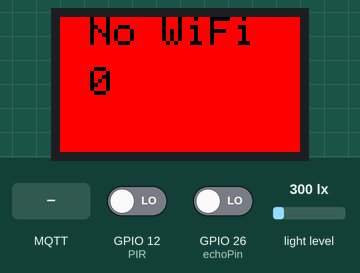
A sketch run on a simulated ESP32. Parts: 240×135 colour display. Wiring (inferred from the names in the program): BH1750 light sensor at I2C address 0x23. The inputs (shaded band) are chosen by the test bench; at power-on: GPIO 12 (PIR) LOW, GPIO 26 (echoPin) LOW, light level 300 lx. WiFi joins after 1.5 s; servers stay silent unless stated; no MQTT or app messages arrive unless stated; what the sketch prints to the serial monitor is not drawn.

Above: at 3.1 s.
3.2 s: GPIO 12 (PIR) driven HIGH
At 14.64 s:
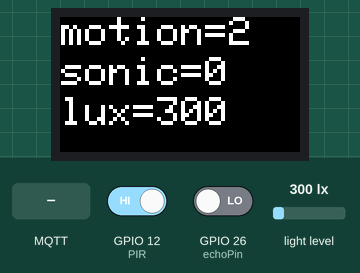
15.6 s: MQTT message "shade" arrives on the second subscribed topic
At 17.0 s:
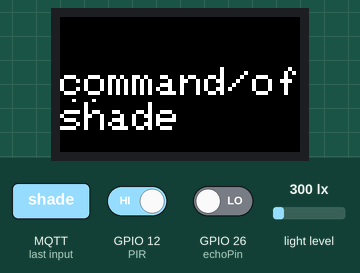
25.5 s: MQTT message "motion_threshold" arrives on the second subscribed topic
At 26.9 s:
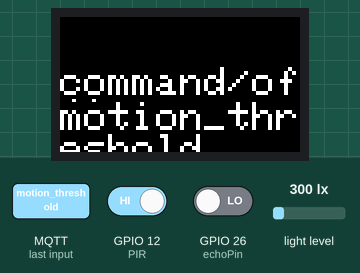
35.3 s: MQTT message "print" arrives on the first subscribed topic
At 36.0 s:
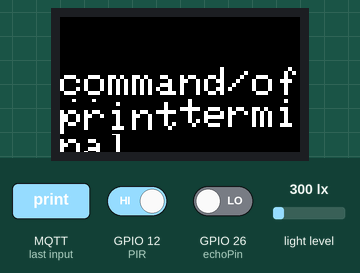
40.4 s: MQTT message "motion" arrives on the second subscribed topic
At 41.0 s:
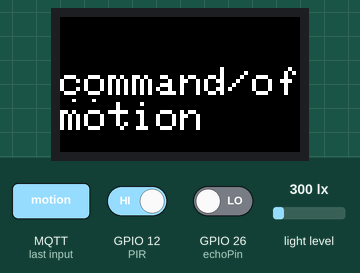
45.1 s: MQTT message "light" arrives on the second subscribed topic
At 48.2 s:
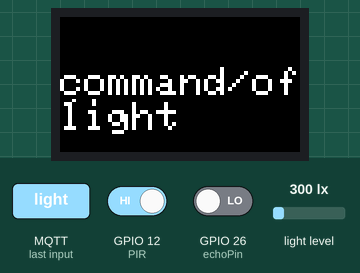
Timing chart, 0 to 49.7 s (numbered marks = the images above; inputs shaded):
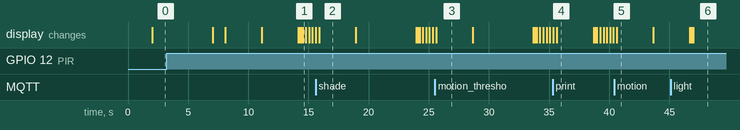

The sketch:

PIR_Sonic.ino
```cpp
//  Arduino Light & PIR Motion Sensors
//  Sam Portillo

//  PIR & Light Sensor
//  Features:
//    Terminal & MQTT
//  05/01/2021
//  05/26/2021  - TTGO T-Display
//  Board → TTGO T1 → ic2 does not work.
//  Board → ESP32 Arduino  → TTGO LoRa32-OLED V1
//                          → M5Stack-Core-ESP32
//#include <Arduino.h>
#include <WiFi.h>
#include <PubSubClient.h>
#include <Wire.h>
#define BH1750a 0x23

bool is_espTTGO = true;

// Replace the next variables with your SSID/Password combination
//const char* ssid = "BEAR-2.4";
//const char* password = "3393bear";
//const char* mqtt_server   = "10.1.10.183";

//const char* ssid          = "X50";
//const char* password      = "996summerfun";
const char* ssid          = "Victorious";
const char* password      = "2019summerfun";
const char* mqtt_server   = "10.0.0.12";


//  TTGO
#include "Terminal_TTGO.h"
Terminal_TTGO t( mqtt_server );
int PIR = 12;   // TTGO T-Display Works
int fontsize = 1;     //  ttgo
#define trigPin 27
#define echoPin 26


//  M5Stack
//#include "Terminal_M5_Stack.h"
//Terminal_M5_Stack t( mqtt_server );    // M5 Stack
//int PIR = 2;      // BEAR M5Stack
//int fontsize = 4;


//    OFFICE
const char* client_name           = "Office_sensors_TTGO";
//const char* client_name           = "Office_sensors_M5Stack";
const char* publish_topic         = "office";
const char* publish_topic_sonic         = "office/sonic";
const char* publish_topic_pir         = "office/pir";
const char* publish_topic_lux         = "office/lux";

const char* subscription_terminal = "command/office/terminal";
const char* subscription_sensor   = "command/office";


//    SHOP
//const char* client_name           = "Shop";
//const char* publish_topic         = "shop";
//const char* subscription_terminal = "command/shop/terminal";
//const char* subscription_sensor   = "command/shop";


WiFiClient espClient;
PubSubClient client(espClient);

String s;
String mv = "motion=";
String lv = "lux=";
String sv = "sonic=";
uint16_t lux;
uint16_t llux = 0;
int ld = 0;
int shade = 20;
bool motion;
unsigned long start_time = 0;
unsigned long last_time = 0;
int motion_count = 0;
//unsigned long previousMillis = 0;
unsigned long interval = 1000;      //  Allowed time to pass with no motion.
int motion_threshold = 1;

void setup_WiFi()
{
  t.fill_screen( TFT_RED );
  t.TFT_setTextColor( TFT_BLACK, TFT_RED );
  t.lcd_display( 30, 0, fontsize, 0, "No WiFi" );
  Serial.println();
  Serial.print("Connecting to ");
  Serial.println(ssid);

  int c = 0;
  while ( WiFi.status() != WL_CONNECTED )
  {
    t.lcd_display( 30, 50, fontsize, 0, String( c++ ) );
    WiFi.begin(ssid, password);         //  07/08/2021  WiFi crashed, may have been stuck in a loop.
    delay( 5000 );                      //  2000 is not enough but 3000 is.
    Serial.print(".");
  }

  if ( WiFi.status() == WL_CONNECTED )
  {
    Serial.println("");
    Serial.println("WiFi connected");
    Serial.println("IP address: ");
    Serial.println(WiFi.localIP());
    IPAddress broadCast = WiFi.localIP();
    Serial.println( broadCast );

    t.TFT_setTextColor( TFT_WHITE, TFT_BLACK );
    t.fill_screen( TFT_GREEN );
    t.lcd_display( 60, 0, fontsize, 1000, "WiFi" );
    t.lcd_display( 0, 50, fontsize, 3000, IpAddress2String( broadCast ) );
  }
}


String IpAddress2String(const IPAddress& ipAddress)
{
  return String(ipAddress[0]) + String(".") +\
  String(ipAddress[1]) + String(".") +\
  String(ipAddress[2]) + String(".") +\
  String(ipAddress[3])  ;
}

//void wifi_connect()
//{
//  unsigned long currentMillis = millis();
//  // if WiFi is down, try reconnecting
//  if ((WiFi.status() != WL_CONNECTED) && (currentMillis - previousMillis >=interval)) {
//
////      setup_wifi();
////  client.setServer(mqtt_server, 1883);
////  client.setCallback(callback);
//
//    Serial.print(millis());
//    Serial.println("Reconnecting to WiFi...");
//    WiFi.disconnect();
//    WiFi.reconnect();
//    previousMillis = currentMillis;
//  }
//}
//
void publish_message( const char* topic, String s )
{
  Serial.println( s );
  char message[ 50 ];
  //  s.toCharArray(message, s.length() );
  t.string_to_charArray( s, message );
  client.publish( topic, message );
}

void callback(char* topicc, byte* message_b, unsigned int length)
{
  String topic = String( topicc );
  Serial.print("Message arrived on topic: ");
  Serial.println(topic);
  Serial.print("Message: ");
  String message;

  for (int i = 0; i < length; i++)
  {
    Serial.print((char)message_b[i]);
    message += (char)message_b[i];
  }
  Serial.println();
  Serial.print( message );

  t.fill_screen( TFT_BLACK );
  t.lcd_display( 0, 50, 1, 0, topic );
  t.lcd_display( 0, 85, 1, 3000, message );
  t.fill_screen( TFT_BLACK );

  if ( topic.equals( subscription_terminal ) )
  {
      t.command( topic, message );
  }

  if ( topic.equals( subscription_sensor ) )
  {
        String c  = t.getNext( message, '=' );

        if ( c.equals("motion") )
        {
            String p = mv + motion;
            Serial.println( p );
            publish_message( publish_topic_pir, p );
            t.lcd_display( 10, 80, fontsize, 3000, p );
        }

        if ( c.equals("light") )
        {
            String p = lv + lux;
            Serial.println( p );
            publish_message( publish_topic_lux, p );
            t.lcd_display( 10, 80, fontsize, 1000, p );
        }

        if ( c.equals("shade") )
        {
            shade = message.toInt();
            //            shade = s.substring(6, s.length() ).toInt();
            String shv = "shade=" + String( shade );
            //            String shv = "set shade=";    // Works
            Serial.println( shv );
            t.lcd_display( 1, 80, fontsize, 5000, shv );
            publish_message( publish_topic, shv );
        }


        if ( c.equals("motion_threshold") )
        {
            motion_threshold = message.toInt();
            String mt = "mt=" + String( motion_threshold );
            String p = "motion_threshold=" + String( motion_threshold );
            Serial.println( mt );
            t.lcd_display( 1, 80, fontsize, 5000, mt );
            publish_message( publish_topic_pir, p );
        }

  }

}

void setup_sensors()
{
  Wire.begin();
  Wire.setClock( 400000L );
  Wire.beginTransmission( BH1750a );
  Wire.write( 0x10 );
  Wire.endTransmission();
  delay( 1800 );

  pinMode(PIR, INPUT);


  pinMode(trigPin, OUTPUT);
  pinMode(echoPin, INPUT);
  digitalWrite( echoPin, HIGH );


}

uint16_t luminosite(){
  uint16_t lux;
  Wire.requestFrom( BH1750a, 2 );
  while( Wire.available() )
  {
    lux = Wire.read();
    lux<<=8;
    lux = lux + Wire.read();
  }

  Wire.endTransmission();
  lux = lux / 1.2;
  return lux;
}

void setup()
{
  //  Serial.begin( 115200 );         // Need to comment out for M5Stack !!!!!!!!!!!!!!!!!!!!!!!!!!!!!!!!!!!!!!!!!!!!!!!!!!!!!!!!!
  Serial.println("Starting...");
  client.setServer(mqtt_server, 1883);
  client.setCallback(callback);
  setup_sensors();
  Serial.println("end setup");
}


void reconnect()
{
    Serial.print("Attempting MQTT connection...");
    if (client.connect( client_name ))
    {
      Serial.println("connected");
      client.subscribe( subscription_terminal );
      client.subscribe( subscription_sensor );
    } else
    {
      Serial.print("failed, rc=");
      Serial.print(client.state());
      Serial.println(" try again in 5 seconds");
      delay(5000);
    }

    if (!client.connected())
    {
        t.fill_screen( TFT_RED );
        t.TFT_setTextColor( TFT_BLACK, TFT_RED );
        t.lcd_display( 30, 0, fontsize, 0, "No MQTT" );

        checkConnections();
    }


      t.TFT_setTextColor( TFT_WHITE, TFT_BLACK );
      t.lcd_display( 0, 100, fontsize, 3000, "MQTT Conne" );
      t.fill_screen( TFT_BLACK );
}


void checkConnections()
{
  if ( WiFi.status() != WL_CONNECTED )
  {
    setup_WiFi();
  }

  if ( !client.connected() )
  {
    reconnect();
  }
  client.loop();
}


void loop()
{
  checkConnections();
  t.checkFlash();
  read_sensors();


  if ( motion_count > 0 )
  {
    int lapse = millis() - last_time;
    if ( lapse > interval )
    {
      motion_count = 0;
      t.fill_screen( TFT_BLACK );
    }
  }

  //  Serial.println(".");
  delay( 100 );
}

void read_sensors()
{
  motion = digitalRead(PIR);
  if( motion )
  {
    if ( motion_count == 0 )
    {
        start_time = millis();
        t.fill_screen( TFT_BLACK );
    }
    last_time = millis();
    motion_count++;

    Serial.println("Presence Detected");
//    t.lcd_display( 10, 80, fontsize, 0, "MOTION" );
//    t.lcd_display( 10, 120, fontsize, 0, String( motion_count ) );

    String pmotion = mv + motion_count;
    t.lcd_display( 1, 0, fontsize, 0, "         " );
//    t.lcd_display( 1, 0, fontsize, 0, pmotion );
    t.lcd_display( 1, 0, fontsize, 0, pmotion );


    if ( motion_count >= motion_threshold )
    {
        String p = mv + motion_count;
        Serial.println( p );
        publish_message( publish_topic_pir, String( motion_count) );
    }
  }

//  if ( motion_count == 0 )
  if ( true )
  {
      lux = luminosite();
//      int d = abs( lux - llux );
//      int dd = 2 * d;
//      double per = d / lux;
      String p = lv + lux;
      if ( lux > 2 * llux || lux < llux / 2)
      {
          llux = lux;

          Serial.println( p );
          publish_message( publish_topic_lux, String( lux ) );
      }
      t.lcd_display( 1, 80, fontsize, 0, "            " );
      t.lcd_display( 1, 80, fontsize, 0, p );


    int d = get_sonic();
    p = sv + d;
    Serial.println( d );
      t.lcd_display( 1, 40, fontsize, 0, "         " );
      t.lcd_display( 1, 40, fontsize, 0, p );

      if ( d > 2 * ld || d < ld / 2)
      {
          ld = d;

//          Serial.println( p );
          publish_message( publish_topic_sonic, String( d ) );
      }


  }
}


int get_sonic() {
  // Clear the trigPin by setting it LOW:
  digitalWrite(trigPin, LOW);
  //  delayMicroseconds(5);
  delay( 10 );

  // Trigger the sensor by setting the trigPin high for 10 microseconds:
  digitalWrite(trigPin, HIGH);
  //  delayMicroseconds(10);
  delay( 10 );
  digitalWrite(trigPin, LOW);

  // Read the echoPin. pulseIn() returns the duration (length of the pulse) in microseconds:
  long duration = pulseIn(echoPin, HIGH, 100000);

  // Calculate the distance:
  int distance = duration*0.034/2;
  return distance;
}
```

Terminal_TTGO.h
```cpp
//  Arduino MQTT Terminal class
//  Sam Portillo
//  05/01/2021

//References:
//https://www.youtube.com/watch?v=UE1mtlsxfKM


//#include "Free_Fonts.h" // Include the header file attached to this sketch
#include <TFT_eSPI.h> // Graphics and font library for ST7735 driver chip
#include <SPI.h>

TFT_eSPI tft = TFT_eSPI();  // Tools  → Manage Libraries  → Search TFT_eSPI   by Bodmer
//, pins defined in User_Setup.h

#define TFT_GREY 0x5AEB // New colour

//Odd font sizes do not work.
//Works up to size 4.
//print=20,40,4,0,Sammy
//print=100,200,1,0,Sammy     // Max
//print=0,80,2,0,door/1/1


class Terminal_TTGO
{
  public:
    // Add your MQTT Broker IP address, example:
    //    const char* mqtt_server;      // Not used
    String s;
    bool flash        = false;
    int flash_color1  = 1600;
    int flash_color2  = 31;
    bool flash_on     = false;
    bool lcd          = true;
    int x = 20;
    int y = 150;
    int font_size = 4;
    String publish_string;

    Terminal_TTGO( const char * c )
    {
      //        mqtt_server = c;
      tft.init();
      tft.setRotation(1);
      tft.fillScreen(TFT_GREY);

      // Set "cursor" at top left corner of display (0,0) and select font 2
      // (cursor will move to next line automatically during printing with 'tft.println'
      //  or stay on the line is there is room for the text with tft.print)
      tft.setCursor(0, 0);
      // Set the font colour to be white with a black background, set text size multiplier to 1
      tft.setTextColor(TFT_WHITE,TFT_BLACK);
      tft.setTextSize( font_size );
    }

    void command( String topic, String s )
    {
        String c  = getNext( s, '=' );
        if ( c.equals("print") )
        {
          int x = getNext( s, ',' ).toInt();
          int y = getNext( s, ',' ).toInt();
          int fontsize = getNext( s, ',' ).toInt();
          int d = getNext( s, ',' ).toInt();
          s = getNext( s, ',' );
          lcd_display( x, y, fontsize, d, s );
        }

        if ( c.equals("clear") )
        {
          flash = false;
          //      M5.Lcd.clear();
          tft.setTextColor( TFT_WHITE, TFT_BLACK );
          tft.fillScreen( TFT_BLACK );
        }


        if ( c.equals("flash") )
        {
          flash_color1 = getNext( s, ',' ).toInt();
          flash_color2 = s.toInt();
          Serial.println( flash_color1 );
          Serial.println( flash_color2 );
          flash = true;
        }
    }

    void checkFlash()
    {
     if ( flash )
     {
      if ( flash_on )
        {
          flash_on = false;
          tft.fillScreen( flash_color1 );
          Serial.println( flash_color1 );
        }
      else
      {
        flash_on = true;
        tft.fillScreen( flash_color2 );
        Serial.println( flash_color2 );
      }
      delay( 1000 );
     }
    }

  void lcd_display(int x2, int y2, int font_size2, int d2, String s2)
  {
    if (lcd)
    {
        //      M5.Lcd.setCursor( x2, y2 );
        //      M5.Lcd.setTextSize( font_size2 );
        //      M5.Lcd.println( s2 );
        //        tft.setFreeFont(TT1);     // Select the orginal small TomThumb font
        tft.setCursor( x2, y2, font_size2 );
        tft.println( s2 );
    }
    else
      Serial.println(s2);

    delay(d2);
  }

  String getNext( String &s, char d )
  {
    int i   = s.indexOf( d );
    String x  = s.substring( 0, i );
    Serial.println( "x=" + x );
    Serial.println( s );
    s = s.substring( i + 1, s.length() );
    return x;
  }


  void fill_screen(int color)
  {
      tft.fillScreen( color );
  }

  void TFT_setTextColor( int font_color, int back_font_color )
  {
    tft.setTextColor( font_color, back_font_color );
  }

//  void stdString_to_charArray(std::string s, char* c)
//  {
//      //    char c[50];
//      int i = 0;
//      for (; i < s.length(); i++)
//      {
//          c[i] = s.at(i);
//      }
//      c[i] = '\0';
//      Serial.print("c=");
//      Serial.println( c );
//  }

  void string_to_charArray( String s, char* c )
  {
      int i = 0;
      for (; i < s.length(); i++)
      {
          c[i] = s.charAt(i);
      }
      c[i] = '\0';
  }

};


// Default color definitions
//#define TFT_BLACK       0x0000      /*   0,   0,   0 */         0
//#define TFT_NAVY        0x000F      /*   0,   0, 128 */         15
//#define TFT_DARKGREEN   0x03E0      /*   0, 128,   0 */
//#define TFT_DARKCYAN    0x03EF      /*   0, 128, 128 */
//#define TFT_MAROON      0x7800      /* 128,   0,   0 */
//#define TFT_PURPLE      0x780F      /* 128,   0, 128 */
//#define TFT_OLIVE       0x7BE0      /* 128, 128,   0 */
//#define TFT_LIGHTGREY   0xD69A      /* 211, 211, 211 */
//#define TFT_DARKGREY    0x7BEF      /* 128, 128, 128 */
//#define TFT_BLUE        0x001F      /*   0,   0, 255 */
//#define TFT_GREEN       0x07E0      /*   0, 255,   0 */
//#define TFT_CYAN        0x07FF      /*   0, 255, 255 */
//#define TFT_RED         0xF800      /* 255,   0,   0 */         63488
//#define TFT_MAGENTA     0xF81F      /* 255,   0, 255 */
//#define TFT_YELLOW      0xFFE0      /* 255, 255,   0 */
//#define TFT_WHITE       0xFFFF      /* 255, 255, 255 */         65535
//#define TFT_ORANGE      0xFDA0      /* 255, 180,   0 */
//#define TFT_GREENYELLOW 0xB7E0      /* 180, 255,   0 */
//#define TFT_PINK        0xFE19      /* 255, 192, 203 */ //Lighter pink, was 0xFC9F      65049
//#define TFT_BROWN       0x9A60      /* 150,  75,   0 */
//#define TFT_GOLD        0xFEA0      /* 255, 215,   0 */
//#define TFT_SILVER      0xC618      /* 192, 192, 192 */
//#define TFT_SKYBLUE     0x867D      /* 135, 206, 235 */         34429
//#define TFT_VIOLET      0x915C      /* 180,  46, 226 */
```

Measured:
- after the input at 15.6 s, the display: changes after 0.28 s (image 2)
- after the input at 25.5 s, the display: changes after 0.12 s (image 3)
- after the input at 35.3 s, the display: first differs from a run without the input after 0.33 s (image 4)
- after the input at 40.4 s, the display: changes after 0.23 s (image 5)
- after the input at 45.1 s, the display: first differs from a run without the input after 1.9 s (image 6)
- what the display in image 2 shows lasts 3.0 s, from 15.9 s to 18.9 s
- what the display in image 4 shows lasts 3.1 s, from 35.6 s to 38.7 s
